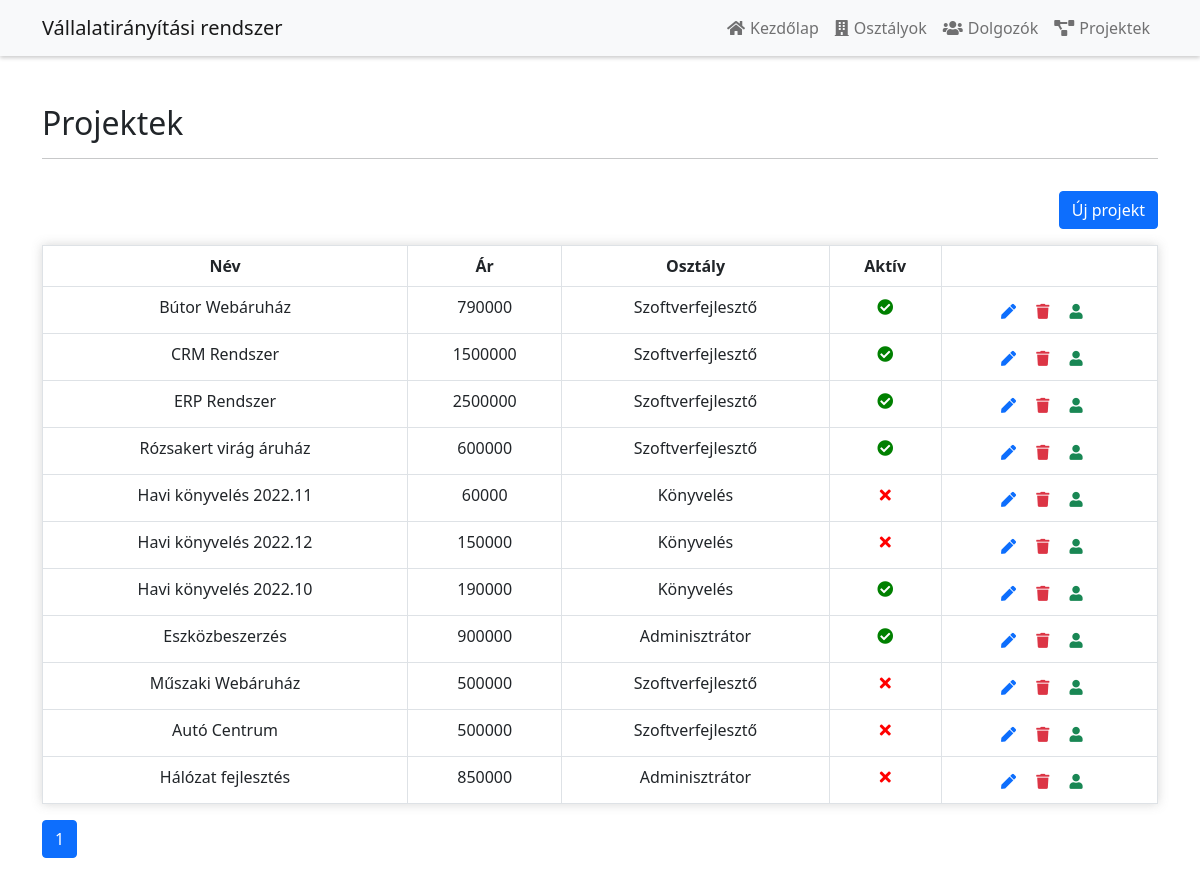
Page /projekt.php on the committed database.
### tables this page shows
CREATE TABLE `projekt` (
  `id` int(11) NOT NULL,
  `nev` varchar(40) NOT NULL,
  `ar` int(11) NOT NULL,
  `aktiv` tinyint(4) NOT NULL,
  `osztaly_id` int(11) DEFAULT NULL,
  `osztaly_nev` varchar(40) NOT NULL
);

CREATE TABLE `osztaly` (
  `id` int(11) NOT NULL,
  `nev` varchar(40) NOT NULL,
  `manager_id` int(11) DEFAULT NULL
);

### projekt.php (the view)
<?php
include('functions.php');
$pdo = pdo_connect_mysql();
$perPage = 15;
$total_row = $pdo->query('SELECT projekt.* FROM projekt')->rowCount();
$pages = ceil($total_row / $perPage);
$page = isset($_GET['page']) ? $_GET["page"] : 1;
$start = ($page - 1) * $perPage;
$query = "SELECT projekt.* FROM projekt LIMIT $start, $perPage";
$projektek = $pdo->query($query)->fetchAll(PDO::FETCH_ASSOC);
?>
<?= template_header('Projekt') ?>
<div class="container">
    <div class="row mt-5 mb-3">
        <div class="col-lg-12">
            <h2>Projektek</h2>
            <hr>
        </div>
    </div>
    <div class="row mb-3">
        <div class="col-lg-12 text-end">
            <a class="btn btn-primary" href="new_projekt.php">Új projekt</a>
        </div>
    </div>
    <table id="projekt_table" class="table table-bordered">
        <thead>
        <tr>
            <th>Név</th>
            <th>Ár</th>
            <th>Osztály</th>
            <th>Aktív</th>
            <th></th>
        </tr>
        </thead>
        <tbody>
        <?php if (!empty($projektek)): ?>
            <?php foreach ($projektek as $projekt): ?>
                <tr data-id="<?= $projekt['id'] ?>" onclick="selectProjekt(this)">
                    <td><?= $projekt['nev'] ?></td>
                    <td><?= $projekt['ar'] ?></td>
                    <td><?php
                        $stmt = $pdo->prepare("SELECT osztaly.nev FROM osztaly WHERE osztaly.id = ?");
                        $stmt->execute([$projekt["osztaly_id"]]);
                        $osztaly = $stmt->fetchColumn();
                        if ($osztaly) {
                            echo $osztaly;
                        } else {
                            echo "Nincs megadva osztály";
                        }
                        ?></td>
                    <td><?= $projekt['aktiv'] == 1 ? '<i style="color: green" class="fas fa-check-circle"></i>' : '<i style="color: red" class="fas fa-times"></i>' ?></td>
                    <td class="actions">
                        <a href="edit_projekt.php?id=<?= $projekt['id'] ?>" class="edit"><i
                                    class="fas fa-pen fa-xs"></i></a>
                        <a href="delete.php?projekt_id=<?= $projekt['id'] ?>" class="trash text-danger"><i
                                    class="fas fa-trash fa-xs"></i></a>
                        <?php $dolgozo_count = $pdo->query('SELECT * FROM dolgozo')->rowCount();
                        if ($dolgozo_count > 0) {
                            ?>
                            <a href="dolgozo_to_projekt.php?projekt_id=<?= $projekt['id'] ?>"
                               class="trash text-success"><i class="fas fa-user fa-xs"></i></a>
                        <?php } ?>
                    </td>
                </tr>
            <?php endforeach; ?>
        <?php else: ?>
            <tr>
                <td colspan="9">Nincs rögzítve projekt.</td>
            </tr>
        <?php endif; ?>
        </tbody>
    </table>
    <ul class="pagination">
        <?php for ($i = 1; $i <= $pages; $i++): ?>
            <li class="page-item<?php echo ($i == $page) ? " active" : "" ?>"><a class="page-link"
                                                                                 href='<?php echo "?page=$i"; ?>'>
                    <?php echo $i; ?>
                </a></li>
        <?php endfor; ?>
    </ul>
</div>
<?= template_footer() ?>

### css/main.css (style rules this page uses)
.actions .edit, .actions .trash { margin: 0 15px 0 0; }
.actions { font-size: 20px; text-align: center; }
.card, .table { box-shadow: 0 0 10px 0 rgba(100, 100, 100, 0.26); }
.table { text-align: center; }

### rows in the picture
projekt: nev "Bútor Webáruház", ar "790000", osztaly.nev "Szoftverfejlesztő", aktiv 1 (drawn)
projekt: nev "CRM Rendszer", ar "1500000", osztaly.nev "Szoftverfejlesztő", aktiv 1 (drawn)
projekt: nev "ERP Rendszer", ar "2500000", osztaly.nev "Szoftverfejlesztő", aktiv 1 (drawn)
projekt: nev "Rózsakert virág áruház", ar "600000", osztaly.nev "Szoftverfejlesztő", aktiv 1 (drawn)
projekt: nev "Havi könyvelés 2022.11", ar "60000", osztaly.nev "Könyvelés", aktiv 0 (drawn)
projekt: nev "Havi könyvelés 2022.12", ar "150000", osztaly.nev "Könyvelés", aktiv 0 (drawn)
projekt: nev "Havi könyvelés 2022.10", ar "190000", osztaly.nev "Könyvelés", aktiv 1 (drawn)
projekt: nev "Eszközbeszerzés", ar "900000", osztaly.nev "Adminisztrátor", aktiv 1 (drawn)
projekt: nev "Műszaki Webáruház", ar "500000", osztaly.nev "Szoftverfejlesztő", aktiv 0 (drawn)
projekt: nev "Autó Centrum", ar "500000", osztaly.nev "Szoftverfejlesztő", aktiv 0 (drawn)
projekt: nev "Hálózat fejlesztés", ar "850000", osztaly.nev "Adminisztrátor", aktiv 0 (drawn)
